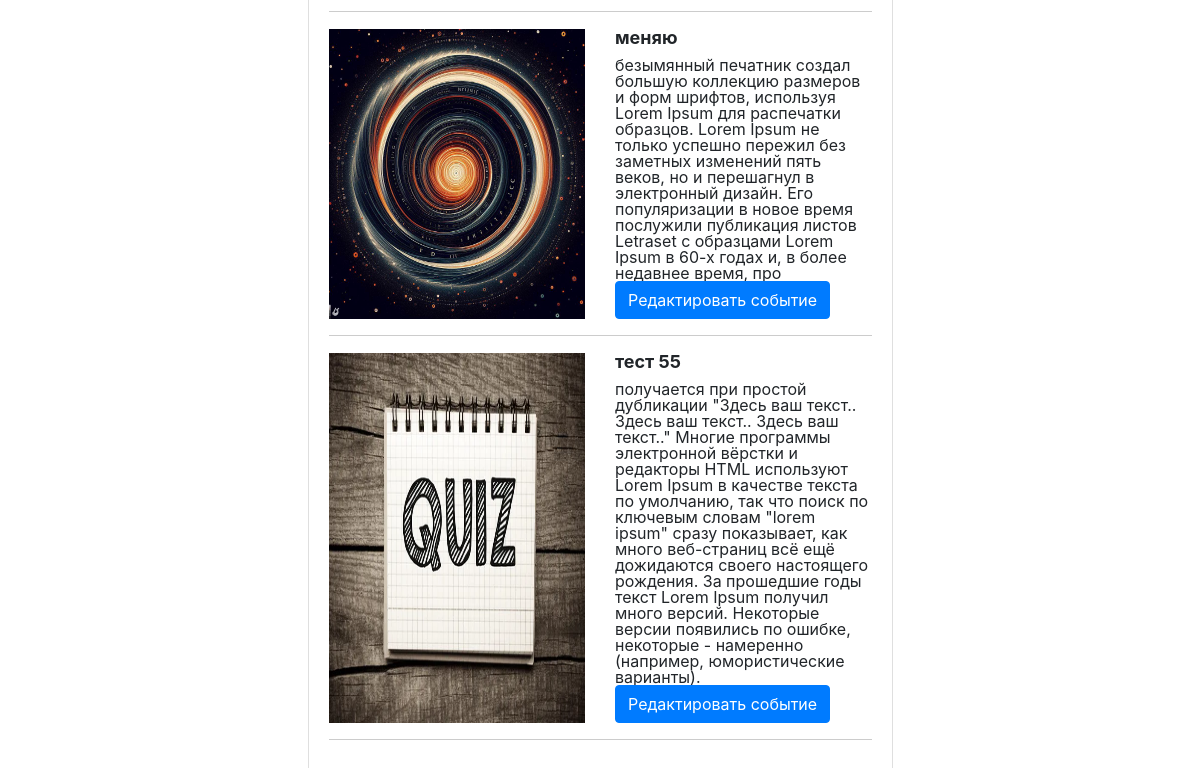
The app's page /profile/event/admin (lower part), older data.
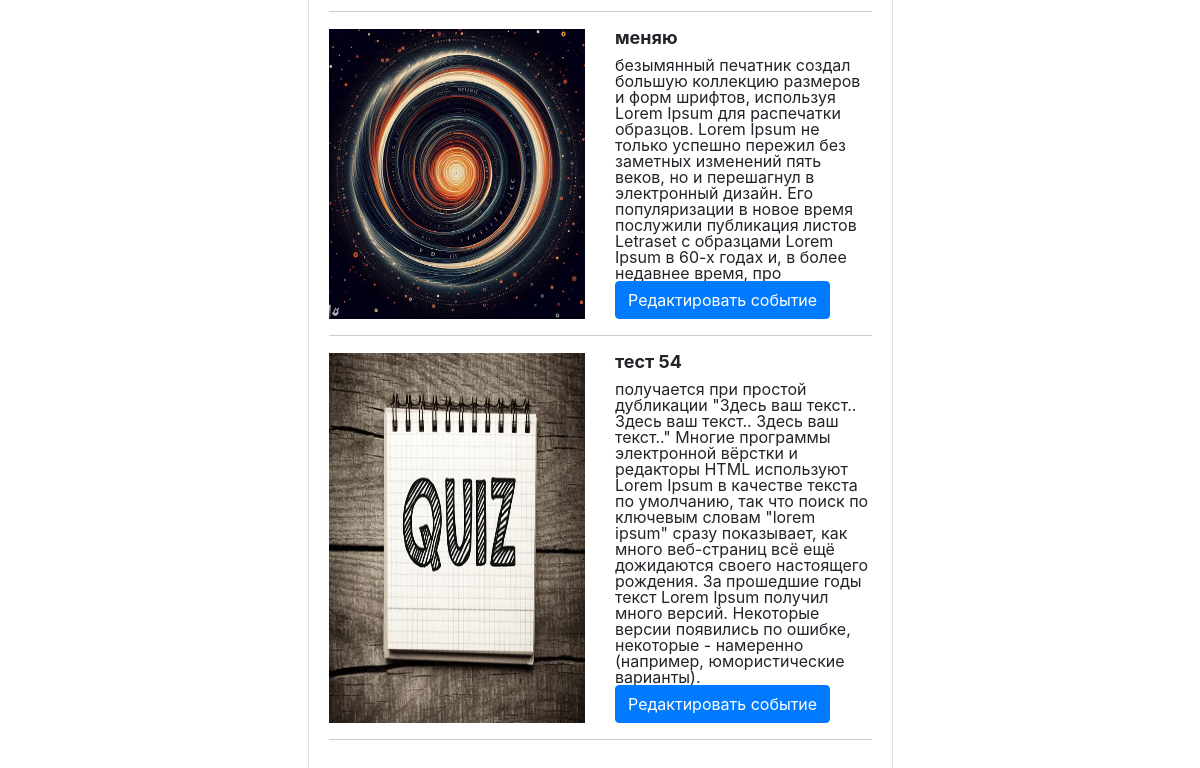
The same page, newer data.
### main/models.py (models this page shows, shortened)
class Event(models.Model):
    title = models.CharField(max_length=255, null=True, blank=True)
    description = models.TextField(null=True, blank=True)
    max_eventers = models.IntegerField(default=100)
    location = models.CharField(max_length=255, null=True, blank=True)
    date_event = models.DateTimeField(null=True, blank=True)
    event_type = models.ForeignKey('EventType', on_delete=models.CASCADE)
    education_level = models.ForeignKey('EducationLevel', on_delete=models.CASCADE)
    responsible = models.ForeignKey('CustomUser', null=True, blank=True, on_delete=models.CASCADE)
    image = models.ImageField(upload_to='images', null=True, blank=True)

### main/views.py (the view)
# urls.py: path('profile/event/admin', admin_profile_event, name='profile_event_admin'),
def admin_profile_event(request):
    event = Event.objects.all()
    context = {'event': event}
    return render(request, 'profile_list_event_admin.html', context=context)
    pass

### main/templates/profile_list_event_admin.html (shortened to what this page needs)
{% extends 'base.html' %}
{% load static %}
{% block content %}
<div class="card">
    <div class="card-body">
        <ul class="list-group">
            {% for events in event %}
            <li class="row">
                <div class="col">
                    <img src="/{{events.image}}" alt="">
                </div>
                <div class="col-6">
                    <div class="heder_event">
                        <div  class='title_event'>{{ events.title }}</div>
                    </div>
                    <div>{{ events.description }}</div>
                    <div>
                        <a class="btn btn-primary ms-auto" aria-current="page" href="{% url 'edit_event' events.id %}">Редактировать событие</a>
                    </div>
                </div>
            </li>
            <hr/>
            {% empty %}
            <li>Список мероприятий пуст.</li>
            {% endfor %}
        </ul>
    </div>
</div>
{% endblock %}

Row changes from the older to the newer data that the page shows:
changed Event: title "тест 55" → "тест 54"
